Frame 1 (no input): blank canvas, image omitted
Frame 60 (no input): blank canvas, image omitted
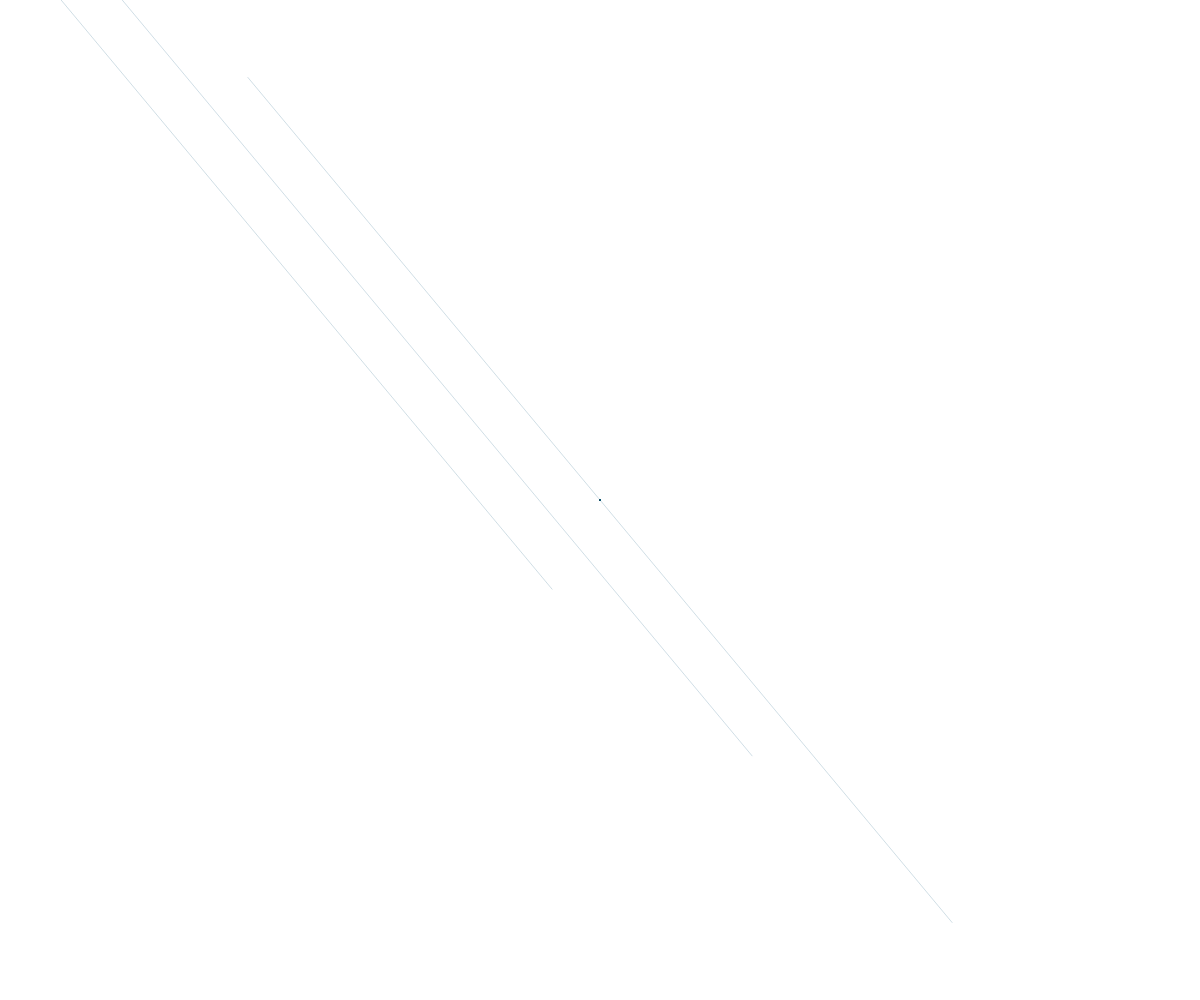
Frame 120 (the mouse pressed at the canvas centre since frame 60)

The p5.js sketch whose frames 1 and 60 were blank and that drew this single picture after the mouse press (run headless with seeded random() and noise() and a simulated clock; from frame 60 on, the mouse is pressed at the canvas centre):

// p5.js sketch
// ── sketch.js
function windowResized() {
    resizeCanvas(windowWidth, windowHeight);
}

function setup() {
    createCanvas(windowWidth, windowHeight);
}

// prevent touch gestures from dragging the page on touchscreens
function touchMoved() {
    return false
}

function draw() {
    if (mouseIsPressed) {
        hatching(16, 86, 125, 50, 1, 3)
    }
}

function hatching(r, g, b, alpha, strokeweight, lerptimes) {
    // set the color and brush style
    stroke(r, g, b, alpha);
    strokeWeight(strokeweight);

    // calculate the speed of the mouse
    let speed = abs(mouseX - pmouseX) + abs(mouseY - pmouseY)

    // make a vector by inverting X and Y values
    const vector = createVector(mouseY - pmouseY, mouseX - pmouseX)

    // set the vector magnitude (the line length) based on the mouse speed
    vector.setMag(speed / 2)

    // repeat the line with lerping
    for (let i = 0; i < lerptimes; i++) {

        // find the lerped X and Y coordinates
        const x = lerp(mouseX, pmouseX, i / lerptimes)
        const y = lerp(mouseY, pmouseY, i / lerptimes)

        // draw a line
        line(x - vector.x, y - vector.y, x + vector.x, y + vector.y)
    }
}
